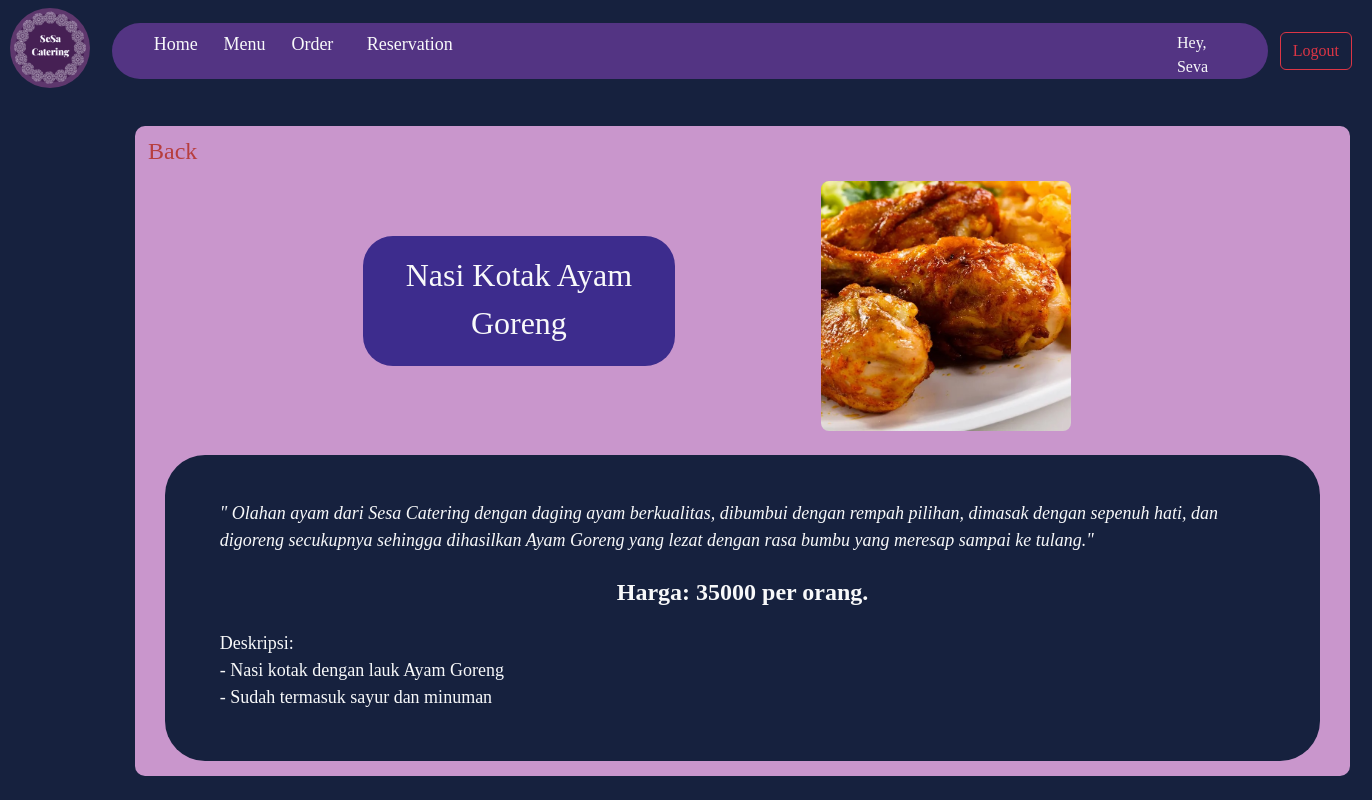
/Final-Project-S3/detailPage.php?id_menu=1 (signed in), run on the app's committed database.
### tables this page shows
CREATE TABLE `menu` (
  `nama_menu` varchar(50) NOT NULL,
  `id_menu` int(11) NOT NULL,
  `id_lauk` int(11) NOT NULL,
  `harga` int(11) NOT NULL,
  `desk_menu1` text NOT NULL,
  `desk_menu2` text NOT NULL
);

CREATE TABLE `lauk` (
  `id_lauk` int(11) NOT NULL,
  `lauk` varchar(30) NOT NULL,
  `deskripsi` text NOT NULL
);

### Final-Project-S3/detailPage.php (the view, shortened to what this page needs)
<!DOCTYPE html>
<html lang="en">
<head>
    <link rel="stylesheet" href="style.css?v=<?php echo time(); ?>">
    <link href="https://cdn.jsdelivr.net/npm/bootstrap@5.2.2/dist/css/bootstrap.min.css" rel="stylesheet">
</head>
<body style="background-color:  rgb(22, 33, 62); font-family: serif;">
    <nav class="navbar navbar-expand-lg">
        <a href="homePage.php"><img src="assets/SeSa Catering.png" alt="logo SeSa.png" style="height: 80px; width: 80px; border-radius: 50%; margin-left: 10px;"></a>
        <div class="container-fluid">
            <div class="collapse navbar-collapse" id="navbarNav">
                <ul class="navbar-nav" style="margin-left: 10px; margin-top: 5px; background-color: rgb(83, 52, 131); border-radius: 40px;">
                    <li class="nav-item">
                        <a class="nav-link active text-light" style=" margin-left: 25px; margin-right: 10px; font-size: large;" aria-current="page" href="homePage.php">
                            <iconify-icon icon="material-symbols:home" inline style="color: white; margin-left: 20%" width="20" height="20"></iconify-icon>Home
                        </a>
                    </li>
                    <li class="nav-item">
                        <a class="nav-link active text-light" style=" margin-right: 10px; font-size: large;" aria-current="page" href="menuPage.php">
                            <iconify-icon icon="ic:baseline-menu-book" inline style="color: white; margin-left: 20%" width="20" height="20"></iconify-icon>Menu
                        </a>
                    </li>
                    <li class="nav-item">
                        <a class="nav-link text-light" style="font-size: large;" href="orderPage.php">
                            <iconify-icon inline icon="tabler:cup" style="color: white; margin-left: 20%" width="20" height="20"></iconify-icon>Order
                        </a>
                    </li>
                    <li class="nav-item">
                        <a class="nav-link text-light" style=" margin-right: 740px; font-size: large;" href="reservationPage.php">
                            <iconify-icon inline icon="icon-park-outline:transaction-order" style="color: white; margin-left: 30%" width="20" height="20"></iconify-icon>Reservation
                        </a>
                    </li>
                    <li class="nav-item text-light" style="margin-right: 40px; margin-top: 8px; margin-left: 2px; ">
                        <?php
                        $username = $_SESSION['username'];
                        ?>
                        Hey, <?= $username ?>
                    </li>
                </ul>
            </div>
        </div>
        <a href="logoutProcess.php" style="margin-right: 20px; margin-top: 5px;">
            <button type="button" class="btn btn-outline-danger">Logout</button>
        </a>
    </nav>
    <div style=" border-radius: 10px; background-color: rgb(201, 150, 204); height: 650px; width: 1215px; margin-left: 135px; margin-top:30px">
        <a href="menuPage.php">
            <button type="button" class="btn" style="color:  rgb(183, 62, 62); font-size: x-large;">
                <iconify-icon inline icon="material-symbols:arrow-back-rounded" width="30" height="24"></iconify-icon>Back
            </button>
        </a>
        <?php
        include('connect.php');
        $id_menu = $_GET['id_menu'];
        $sql    = "SELECT * FROM menu INNER JOIN lauk ON menu.id_lauk = lauk.id_lauk WHERE id_menu=$id_menu ";
        $query    = mysqli_query($koneksi, $sql);
        while ($data = mysqli_fetch_array($query)) {
        ?>
            <div style="column-count: 2;">
                <div class="row">
                    <div class="col-6 detailContainer text-light text-center" style="margin-top: 60px; margin-left: 240px;">
                        <?= $data['nama_menu']; ?>
                    </div>
                    <div class="col-6">
                        <img src="assets/<?= $data['id_menu']; ?>.jpg" alt="assets/<?= $data['id_menu']; ?>.jpeg" class="detailImage">
                    </div>
                </div>
            </div>
            <div class="containerFill-deskA">
                <div class="deskripsi text-light">
                    " <?= $data['deskripsi'];  ?>"
                </div>
                <div class="harga text-light text-center">
                    Harga: <?= $data['harga'];  ?> per orang.
                </div>
                <div class="desk_menu text-light">
                    Deskripsi:<br>
                    <?= $data['desk_menu1'];  ?><br>
                    <?= $data['desk_menu2'];  ?>
                </div>
            </div>
        <?php } ?>
    </div>
</body>
</html>

### Final-Project-S3/style.css (style rules this page uses)
.containerFill-deskA { background-color: rgb(22, 33, 62); height: 47%; width: 95%; border-radius: 40px; margin-left: 2.5%; margin-top: 2%; padding:2%; }
.deskripsi { font-size: large; font-style: italic; margin-left: 30px; margin-right: 30px; margin-top: 20px; }
.desk_menu { font-size: large; margin-left: 30px; margin-right: 30px; margin-top: 20px; }
.harga { font-size: x-large; font-weight: bold; margin-left: 30px; margin-right: 30px; margin-top: 20px; }
.detailContainer { font-size: xx-large; background-color: rgb(61, 44, 141); height: 130px; border-radius: 30px; width: 50%; margin-left: 20px; padding-top: 15px; }
.detailImage { height: 250px; width: 250px; border-radius: 8px; margin-top: 5px; margin-left: 70px; }

### data on the page
menu: nama_menu "Nasi Kotak Ayam Goreng", id_lauk.deskripsi "Olahan ayam dari Sesa Catering dengan daging ayam berkualitas, dibumbui dengan rempah pilihan, dimasak dengan sepenuh hati, dan digoreng secukupnya sehingga dihasilkan Ayam Goreng yang lezat dengan rasa bumbu yang meresap sampai ke tulang.", harga "35000", desk_menu1 "- Nasi kotak dengan lauk Ayam Goreng", desk_menu2 "- Sudah termasuk sayur dan minuman"

### other printed values
$username "Seva"
